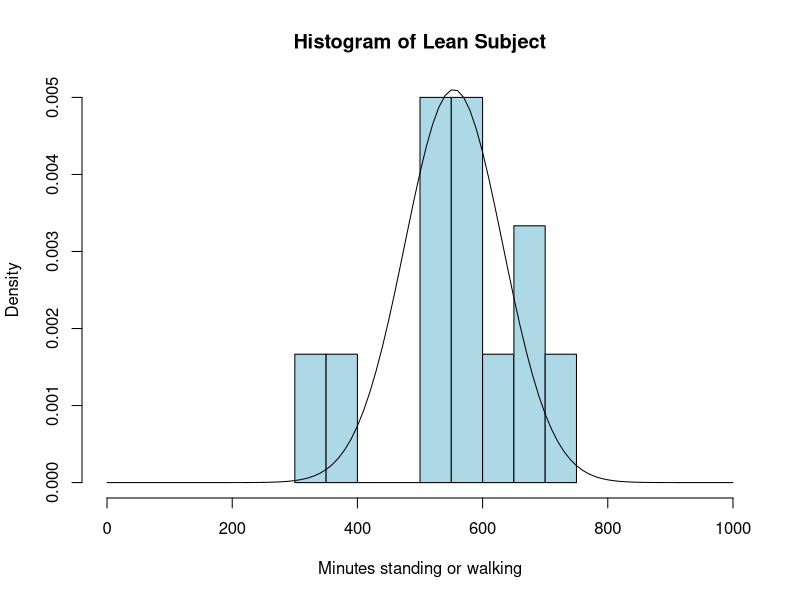
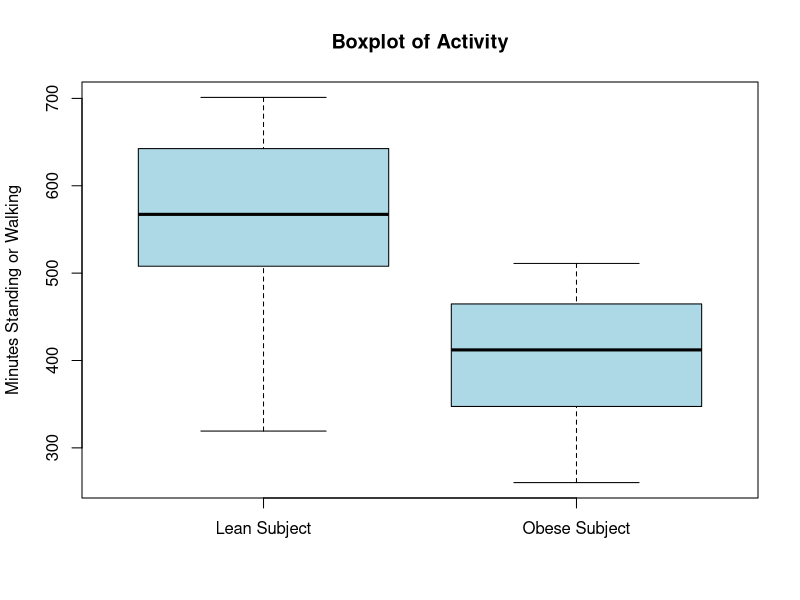

The R source for these figures, in order:
#Loading libraries
library(readxl)
library(dplyr)

#Loading data
activity <- read_excel('./Assign2/Assign2Data.xlsx', sheet = 'Activity')

#3.a
#No coding required

#3.b
##Plotting histogram (lean)
activity_histogram <- 
  hist(activity$`Lean Subject`,
       main = "Histogram of Lean Subject",
       xlab = "Minutes standing or walking",
       xlim = c(0, 1000),
       breaks = 10,
       prob = TRUE,
       col = "light blue")

##Mean of lean subject
lean_mean <- mean(na.omit(activity$`Lean Subject`))

##SD of lean subject
lean_sd <- sd(activity$`Obese Subject`)

##Adding normal curve to histogram
curve(dnorm(
  x,
  mean = lean_mean,
  sd = lean_sd), 
  add = TRUE)

##SBS Boxplots
activity_boxplot <- 
  boxplot(activity,
          main = "Boxplot of Activity",
          ylab = "Minutes Standing or Walking",
          col = "light blue")

#3.c
##Wilcoxon Rank-Sum Test
a2_q3_ht <- wilcox.test(
  as.numeric(unlist(activity$`Lean Subject`)), 
  as.numeric(unlist(activity$`Obese Subject`)), 
  alternative = "two.sided", 
  conf.level = 0.95, 
  paired = FALSE, 
  exact = FALSE, 
  na.rm = TRUE)

##Validating test
a2_q3_ht$p.value < 0.05
